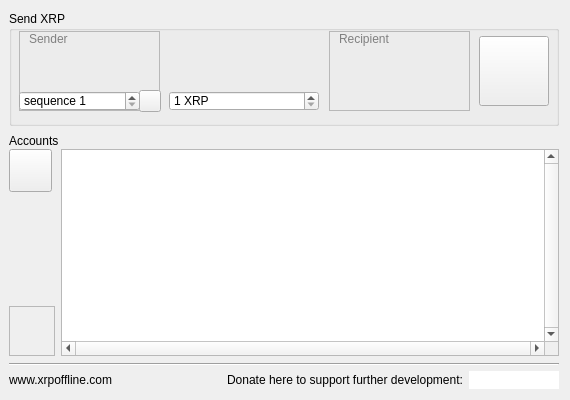
<?xml version="1.0" encoding="UTF-8"?>
<ui version="4.0">
 <class>MainWindow</class>
 <widget class="QMainWindow" name="MainWindow">
  <property name="geometry">
   <rect>
    <x>0</x>
    <y>0</y>
    <width>570</width>
    <height>400</height>
   </rect>
  </property>
  <property name="minimumSize">
   <size>
    <width>570</width>
    <height>400</height>
   </size>
  </property>
  <property name="windowTitle">
   <string>Ripple Offline</string>
  </property>
  <property name="locale">
   <locale language="English" country="UnitedStates"/>
  </property>
  <property name="toolButtonStyle">
   <enum>Qt::ToolButtonIconOnly</enum>
  </property>
  <property name="documentMode">
   <bool>false</bool>
  </property>
  <property name="tabShape">
   <enum>QTabWidget::Rounded</enum>
  </property>
  <property name="dockNestingEnabled">
   <bool>false</bool>
  </property>
  <widget class="QWidget" name="centralWidget">
   <layout class="QVBoxLayout" name="verticalLayout_2">
    <property name="spacing">
     <number>1</number>
    </property>
    <property name="leftMargin">
     <number>9</number>
    </property>
    <item>
     <widget class="QGroupBox" name="groupBox_2">
      <property name="sizePolicy">
       <sizepolicy hsizetype="Preferred" vsizetype="Preferred">
        <horstretch>0</horstretch>
        <verstretch>0</verstretch>
       </sizepolicy>
      </property>
      <property name="minimumSize">
       <size>
        <width>0</width>
        <height>115</height>
       </size>
      </property>
      <property name="maximumSize">
       <size>
        <width>16777215</width>
        <height>115</height>
       </size>
      </property>
      <property name="title">
       <string>Send XRP</string>
      </property>
      <widget class="QPushButton" name="buttonQR">
       <property name="geometry">
        <rect>
         <x>470</x>
         <y>25</y>
         <width>70</width>
         <height>70</height>
        </rect>
       </property>
       <property name="minimumSize">
        <size>
         <width>70</width>
         <height>70</height>
        </size>
       </property>
       <property name="maximumSize">
        <size>
         <width>70</width>
         <height>70</height>
        </size>
       </property>
       <property name="toolTip">
        <string>Generate Transaction</string>
       </property>
       <property name="layoutDirection">
        <enum>Qt::RightToLeft</enum>
       </property>
       <property name="text">
        <string/>
       </property>
       <property name="icon">
        <iconset resource="offline.qrc">
         <normaloff>:/res/qrSmall.png</normaloff>:/res/qrSmall.png</iconset>
       </property>
       <property name="iconSize">
        <size>
         <width>64</width>
         <height>64</height>
        </size>
       </property>
       <property name="shortcut">
        <string>Return</string>
       </property>
      </widget>
      <widget class="QSpinBox" name="value">
       <property name="geometry">
        <rect>
         <x>160</x>
         <y>80</y>
         <width>150</width>
         <height>20</height>
        </rect>
       </property>
       <property name="maximumSize">
        <size>
         <width>150</width>
         <height>16777215</height>
        </size>
       </property>
       <property name="toolTip">
        <string>Amount of XRP to send</string>
       </property>
       <property name="suffix">
        <string> XRP</string>
       </property>
       <property name="minimum">
        <number>1</number>
       </property>
       <property name="maximum">
        <number>999999999</number>
       </property>
      </widget>
      <widget class="QLabel" name="labelArrow">
       <property name="geometry">
        <rect>
         <x>160</x>
         <y>20</y>
         <width>150</width>
         <height>50</height>
        </rect>
       </property>
       <property name="maximumSize">
        <size>
         <width>150</width>
         <height>50</height>
        </size>
       </property>
       <property name="text">
        <string/>
       </property>
       <property name="pixmap">
        <pixmap resource="offline.qrc">:/res/arrow.png</pixmap>
       </property>
       <property name="scaledContents">
        <bool>true</bool>
       </property>
       <property name="alignment">
        <set>Qt::AlignHCenter|Qt::AlignTop</set>
       </property>
      </widget>
      <widget class="DropWidget" name="frameFrom">
       <property name="geometry">
        <rect>
         <x>10</x>
         <y>20</y>
         <width>141</width>
         <height>80</height>
        </rect>
       </property>
       <property name="sizePolicy">
        <sizepolicy hsizetype="Maximum" vsizetype="Maximum">
         <horstretch>0</horstretch>
         <verstretch>0</verstretch>
        </sizepolicy>
       </property>
       <property name="acceptDrops">
        <bool>true</bool>
       </property>
       <property name="toolTip">
        <string>Drag&amp;Drop here account from which to send XRP. Only accounts with valid secret key could be used (yellow).</string>
       </property>
       <property name="frameShape">
        <enum>QFrame::StyledPanel</enum>
       </property>
       <property name="frameShadow">
        <enum>QFrame::Raised</enum>
       </property>
      </widget>
      <widget class="DropWidget" name="frameTo">
       <property name="geometry">
        <rect>
         <x>320</x>
         <y>20</y>
         <width>141</width>
         <height>80</height>
        </rect>
       </property>
       <property name="sizePolicy">
        <sizepolicy hsizetype="Maximum" vsizetype="Maximum">
         <horstretch>0</horstretch>
         <verstretch>0</verstretch>
        </sizepolicy>
       </property>
       <property name="acceptDrops">
        <bool>true</bool>
       </property>
       <property name="toolTip">
        <string>Drag&amp;Drop here account which will receive sent XRP.</string>
       </property>
       <property name="frameShape">
        <enum>QFrame::StyledPanel</enum>
       </property>
       <property name="frameShadow">
        <enum>QFrame::Raised</enum>
       </property>
      </widget>
      <widget class="QLabel" name="label_2">
       <property name="geometry">
        <rect>
         <x>20</x>
         <y>20</y>
         <width>121</width>
         <height>16</height>
        </rect>
       </property>
       <property name="styleSheet">
        <string notr="true">QLabel { color : gray; }</string>
       </property>
       <property name="text">
        <string>Sender</string>
       </property>
      </widget>
      <widget class="QSpinBox" name="sequence">
       <property name="geometry">
        <rect>
         <x>10</x>
         <y>80</y>
         <width>121</width>
         <height>20</height>
        </rect>
       </property>
       <property name="sizePolicy">
        <sizepolicy hsizetype="Minimum" vsizetype="Maximum">
         <horstretch>0</horstretch>
         <verstretch>0</verstretch>
        </sizepolicy>
       </property>
       <property name="toolTip">
        <string>The Sequence of next generated transaction. A transaction is only valid if the Sequence number is exactly 1 greater than the last-valided transaction from the same account.</string>
       </property>
       <property name="suffix">
        <string/>
       </property>
       <property name="prefix">
        <string>sequence </string>
       </property>
       <property name="minimum">
        <number>1</number>
       </property>
       <property name="maximum">
        <number>999999999</number>
       </property>
      </widget>
      <widget class="QLabel" name="label_3">
       <property name="geometry">
        <rect>
         <x>330</x>
         <y>20</y>
         <width>121</width>
         <height>16</height>
        </rect>
       </property>
       <property name="styleSheet">
        <string notr="true">QLabel { color : gray; }</string>
       </property>
       <property name="text">
        <string>Recipient</string>
       </property>
      </widget>
      <widget class="QPushButton" name="seqHelp">
       <property name="geometry">
        <rect>
         <x>130</x>
         <y>79</y>
         <width>22</width>
         <height>22</height>
        </rect>
       </property>
       <property name="minimumSize">
        <size>
         <width>22</width>
         <height>22</height>
        </size>
       </property>
       <property name="maximumSize">
        <size>
         <width>22</width>
         <height>22</height>
        </size>
       </property>
       <property name="text">
        <string/>
       </property>
      </widget>
     </widget>
    </item>
    <item>
     <spacer name="verticalSpacer_2">
      <property name="orientation">
       <enum>Qt::Vertical</enum>
      </property>
      <property name="sizeType">
       <enum>QSizePolicy::Fixed</enum>
      </property>
      <property name="sizeHint" stdset="0">
       <size>
        <width>20</width>
        <height>7</height>
       </size>
      </property>
     </spacer>
    </item>
    <item>
     <widget class="QLabel" name="label">
      <property name="text">
       <string>Accounts</string>
      </property>
     </widget>
    </item>
    <item>
     <layout class="QHBoxLayout" name="horizontalLayout_3">
      <item>
       <layout class="QVBoxLayout" name="verticalLayout">
        <property name="spacing">
         <number>6</number>
        </property>
        <property name="bottomMargin">
         <number>0</number>
        </property>
        <item>
         <widget class="QToolButton" name="buttonAdd">
          <property name="minimumSize">
           <size>
            <width>43</width>
            <height>43</height>
           </size>
          </property>
          <property name="maximumSize">
           <size>
            <width>43</width>
            <height>43</height>
           </size>
          </property>
          <property name="text">
           <string/>
          </property>
          <property name="icon">
           <iconset resource="offline.qrc">
            <normaloff>:/res/plus.png</normaloff>:/res/plus.png</iconset>
          </property>
          <property name="iconSize">
           <size>
            <width>35</width>
            <height>35</height>
           </size>
          </property>
          <property name="popupMode">
           <enum>QToolButton::InstantPopup</enum>
          </property>
          <property name="toolButtonStyle">
           <enum>Qt::ToolButtonIconOnly</enum>
          </property>
          <property name="autoRaise">
           <bool>false</bool>
          </property>
          <property name="arrowType">
           <enum>Qt::NoArrow</enum>
          </property>
         </widget>
        </item>
        <item>
         <spacer name="verticalSpacer">
          <property name="orientation">
           <enum>Qt::Vertical</enum>
          </property>
          <property name="sizeHint" stdset="0">
           <size>
            <width>20</width>
            <height>40</height>
           </size>
          </property>
         </spacer>
        </item>
        <item>
         <widget class="DeleteDropWidget" name="frameDelete">
          <property name="sizePolicy">
           <sizepolicy hsizetype="Fixed" vsizetype="Fixed">
            <horstretch>0</horstretch>
            <verstretch>0</verstretch>
           </sizepolicy>
          </property>
          <property name="minimumSize">
           <size>
            <width>46</width>
            <height>50</height>
           </size>
          </property>
          <property name="maximumSize">
           <size>
            <width>46</width>
            <height>50</height>
           </size>
          </property>
          <property name="frameShape">
           <enum>QFrame::StyledPanel</enum>
          </property>
          <property name="frameShadow">
           <enum>QFrame::Raised</enum>
          </property>
          <widget class="QLabel" name="labelDelete">
           <property name="geometry">
            <rect>
             <x>0</x>
             <y>0</y>
             <width>46</width>
             <height>56</height>
            </rect>
           </property>
           <property name="sizePolicy">
            <sizepolicy hsizetype="Fixed" vsizetype="Fixed">
             <horstretch>0</horstretch>
             <verstretch>0</verstretch>
            </sizepolicy>
           </property>
           <property name="minimumSize">
            <size>
             <width>46</width>
             <height>56</height>
            </size>
           </property>
           <property name="maximumSize">
            <size>
             <width>46</width>
             <height>56</height>
            </size>
           </property>
           <property name="toolTip">
            <string>Drop Account to Delete</string>
           </property>
           <property name="text">
            <string/>
           </property>
           <property name="pixmap">
            <pixmap resource="offline.qrc">:/res/bin.png</pixmap>
           </property>
           <property name="scaledContents">
            <bool>false</bool>
           </property>
          </widget>
         </widget>
        </item>
       </layout>
      </item>
      <item>
       <widget class="WidgetList" name="accountList">
        <property name="verticalScrollBarPolicy">
         <enum>Qt::ScrollBarAlwaysOn</enum>
        </property>
        <property name="horizontalScrollBarPolicy">
         <enum>Qt::ScrollBarAlwaysOn</enum>
        </property>
        <property name="spacing">
         <number>0</number>
        </property>
        <property name="gridSize">
         <size>
          <width>100</width>
          <height>100</height>
         </size>
        </property>
        <property name="viewMode">
         <enum>QListView::IconMode</enum>
        </property>
       </widget>
      </item>
     </layout>
    </item>
    <item>
     <spacer name="verticalSpacer_3">
      <property name="orientation">
       <enum>Qt::Vertical</enum>
      </property>
      <property name="sizeType">
       <enum>QSizePolicy::Fixed</enum>
      </property>
      <property name="sizeHint" stdset="0">
       <size>
        <width>20</width>
        <height>6</height>
       </size>
      </property>
     </spacer>
    </item>
    <item>
     <widget class="Line" name="line">
      <property name="orientation">
       <enum>Qt::Horizontal</enum>
      </property>
     </widget>
    </item>
    <item>
     <spacer name="verticalSpacer_4">
      <property name="orientation">
       <enum>Qt::Vertical</enum>
      </property>
      <property name="sizeType">
       <enum>QSizePolicy::Minimum</enum>
      </property>
      <property name="sizeHint" stdset="0">
       <size>
        <width>20</width>
        <height>4</height>
       </size>
      </property>
     </spacer>
    </item>
    <item>
     <layout class="QHBoxLayout" name="horizontalLayout">
      <property name="sizeConstraint">
       <enum>QLayout::SetMaximumSize</enum>
      </property>
      <item>
       <layout class="QHBoxLayout" name="horizontalLayout_2">
        <item>
         <widget class="QLabel" name="label_4">
          <property name="sizePolicy">
           <sizepolicy hsizetype="Expanding" vsizetype="Maximum">
            <horstretch>0</horstretch>
            <verstretch>0</verstretch>
           </sizepolicy>
          </property>
          <property name="text">
           <string>www.xrpoffline.com  </string>
          </property>
         </widget>
        </item>
        <item>
         <widget class="QLabel" name="label_5">
          <property name="sizePolicy">
           <sizepolicy hsizetype="Preferred" vsizetype="Minimum">
            <horstretch>0</horstretch>
            <verstretch>0</verstretch>
           </sizepolicy>
          </property>
          <property name="text">
           <string>Donate here to support further development:</string>
          </property>
         </widget>
        </item>
        <item>
         <widget class="WidgetList" name="donate">
          <property name="maximumSize">
           <size>
            <width>90</width>
            <height>18</height>
           </size>
          </property>
          <property name="sizeIncrement">
           <size>
            <width>0</width>
            <height>25</height>
           </size>
          </property>
          <property name="toolTip">
           <string>Drag&amp;Drop to recipient area to generate donation transation</string>
          </property>
          <property name="autoFillBackground">
           <bool>true</bool>
          </property>
          <property name="styleSheet">
           <string notr="true">QListView { color : gray; }</string>
          </property>
          <property name="frameShape">
           <enum>QFrame::NoFrame</enum>
          </property>
          <property name="viewMode">
           <enum>QListView::IconMode</enum>
          </property>
         </widget>
        </item>
       </layout>
      </item>
     </layout>
    </item>
   </layout>
  </widget>
  <action name="action_Open">
   <property name="text">
    <string>&amp;Open</string>
   </property>
  </action>
  <action name="action_Save">
   <property name="text">
    <string>&amp;Save</string>
   </property>
  </action>
  <action name="actionFs">
   <property name="text">
    <string>fs</string>
   </property>
  </action>
 </widget>
 <layoutdefault spacing="6" margin="11"/>
 <customwidgets>
  <customwidget>
   <class>DropWidget</class>
   <extends>QFrame</extends>
   <header>dragwidget.h</header>
   <container>1</container>
   <slots>
    <signal>itemChanged(DropWidget*)</signal>
    <slot>on_itemDeleted(int)</slot>
   </slots>
  </customwidget>
  <customwidget>
   <class>DeleteDropWidget</class>
   <extends>QFrame</extends>
   <header>dragwidget.h</header>
   <container>1</container>
   <slots>
    <signal>itemDeleted(int)</signal>
   </slots>
  </customwidget>
  <customwidget>
   <class>WidgetList</class>
   <extends>QListView</extends>
   <header>dragwidget.h</header>
  </customwidget>
 </customwidgets>
 <tabstops>
  <tabstop>buttonQR</tabstop>
  <tabstop>accountList</tabstop>
  <tabstop>sequence</tabstop>
  <tabstop>value</tabstop>
 </tabstops>
 <resources>
  <include location="offline.qrc"/>
 </resources>
 <connections>
  <connection>
   <sender>frameDelete</sender>
   <signal>itemDeleted(int)</signal>
   <receiver>frameFrom</receiver>
   <slot>on_itemDeleted(int)</slot>
   <hints>
    <hint type="sourcelabel">
     <x>53</x>
     <y>428</y>
    </hint>
    <hint type="destinationlabel">
     <x>117</x>
     <y>75</y>
    </hint>
   </hints>
  </connection>
  <connection>
   <sender>frameDelete</sender>
   <signal>itemDeleted(int)</signal>
   <receiver>frameTo</receiver>
   <slot>on_itemDeleted(int)</slot>
   <hints>
    <hint type="sourcelabel">
     <x>53</x>
     <y>428</y>
    </hint>
    <hint type="destinationlabel">
     <x>388</x>
     <y>96</y>
    </hint>
   </hints>
  </connection>
  <connection>
   <sender>frameDelete</sender>
   <signal>itemDeleted(int)</signal>
   <receiver>MainWindow</receiver>
   <slot>on_itemDeleted(int)</slot>
   <hints>
    <hint type="sourcelabel">
     <x>53</x>
     <y>428</y>
    </hint>
    <hint type="destinationlabel">
     <x>384</x>
     <y>0</y>
    </hint>
   </hints>
  </connection>
  <connection>
   <sender>frameFrom</sender>
   <signal>itemChanged(DropWidget*)</signal>
   <receiver>MainWindow</receiver>
   <slot>on_itemChanged(DropWidget*)</slot>
   <hints>
    <hint type="sourcelabel">
     <x>135</x>
     <y>101</y>
    </hint>
    <hint type="destinationlabel">
     <x>98</x>
     <y>0</y>
    </hint>
   </hints>
  </connection>
  <connection>
   <sender>frameTo</sender>
   <signal>itemChanged(DropWidget*)</signal>
   <receiver>MainWindow</receiver>
   <slot>on_itemChanged(DropWidget*)</slot>
   <hints>
    <hint type="sourcelabel">
     <x>489</x>
     <y>108</y>
    </hint>
    <hint type="destinationlabel">
     <x>271</x>
     <y>0</y>
    </hint>
   </hints>
  </connection>
 </connections>
 <slots>
  <slot>on_itemChanged(DropWidget*)</slot>
  <slot>on_itemDeleted(int)</slot>
  <slot>on_action_Open_triggered()</slot>
  <slot>on_action_Save_triggered()</slot>
 </slots>
</ui>
